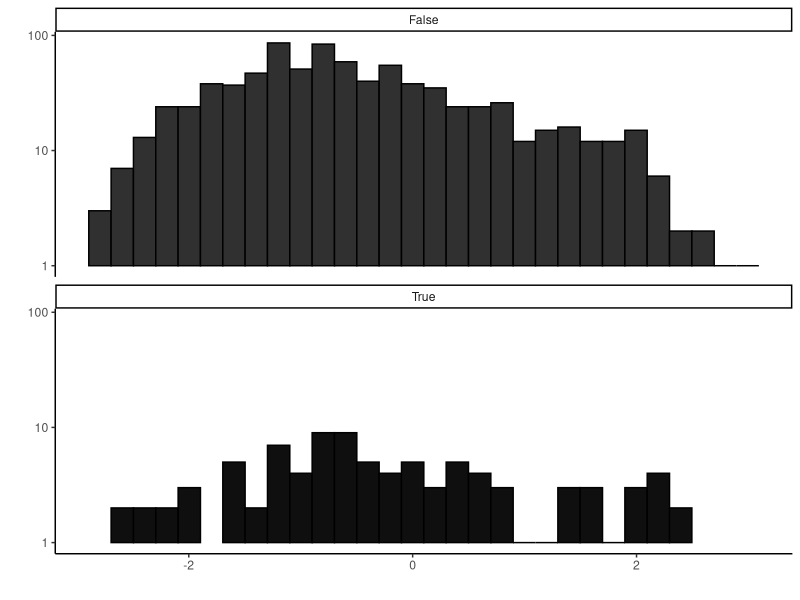

This figure's R source:
library(ggplot2)

dat <- read.table('TajD_Stats.txt', header=T, sep='\t')

pdf('Salbido.pdf', height=3, width=5)
#ggplot(dat, aes(x=is_core, y=tajimas_d)) + geom_boxplot() + theme_classic()
ggplot(dat, aes(x=tajimas_d, fill=protocore)) + geom_histogram(color='black', show.legend=F) + theme_classic() + facet_wrap(~protocore, ncol=1) + scale_fill_manual(values=c('#303030', '#0f0f0f')) + xlab("") + ylab("") + scale_y_log10()
dev.off()

